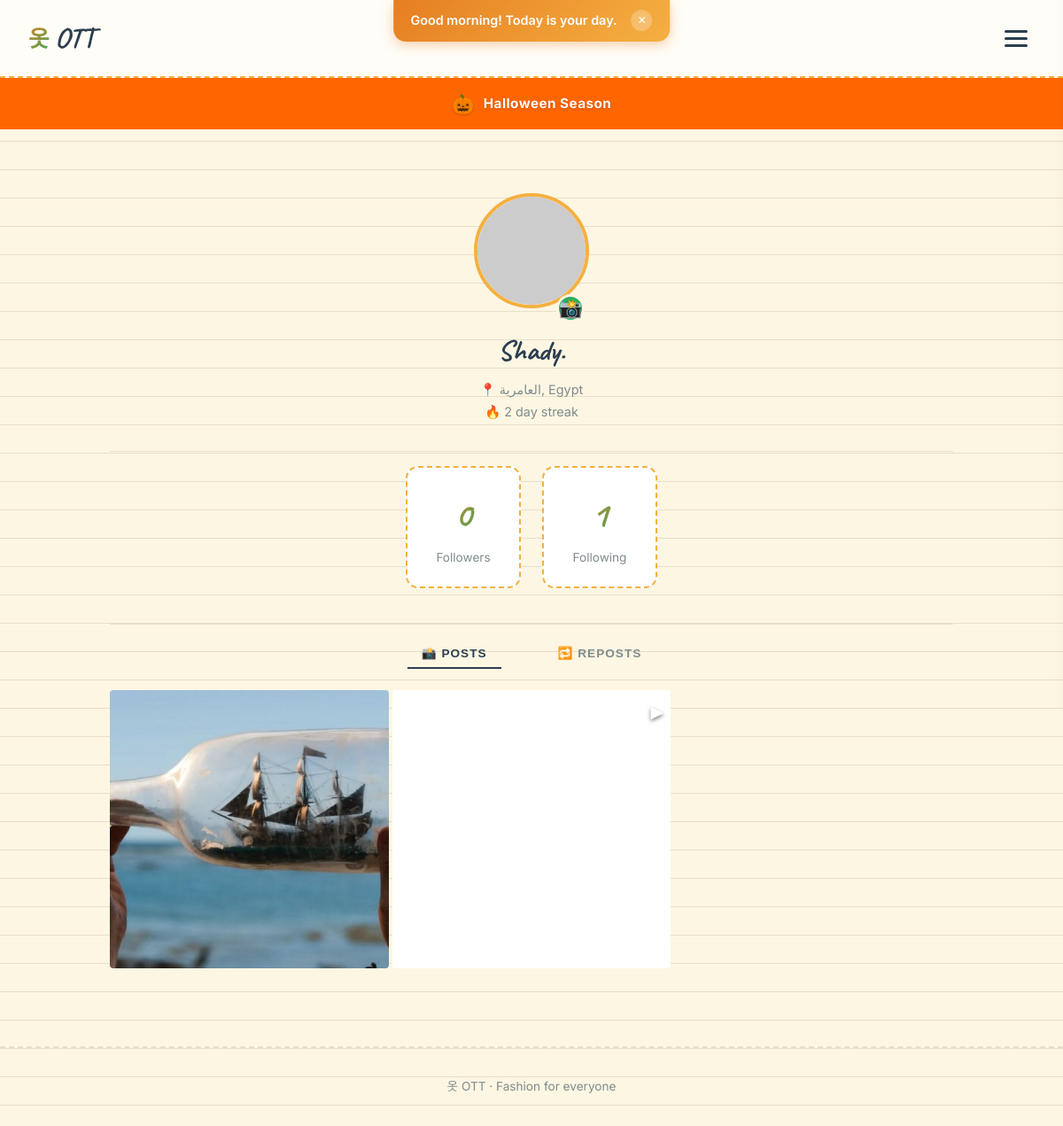
Page /u/Shady. on the committed database.
### tables this page shows
CREATE TABLE users (
    id INTEGER PRIMARY KEY AUTOINCREMENT,
    username TEXT UNIQUE NOT NULL,
    email TEXT UNIQUE NOT NULL,
    hash TEXT NOT NULL,
    city TEXT,
    country TEXT,
    created_at TIMESTAMP DEFAULT CURRENT_TIMESTAMP
, avatar_path TEXT DEFAULT '', bio TEXT DEFAULT '', avatar_emoji TEXT DEFAULT '', avatar_type TEXT DEFAULT 'seasonal', avatar_style TEXT DEFAULT 'thumbs', streak INTEGER DEFAULT 1, last_active DATE, achievements TEXT DEFAULT '', is_private INTEGER DEFAULT 0);

CREATE TABLE posts (
    id INTEGER PRIMARY KEY AUTOINCREMENT,
    user_id INTEGER NOT NULL,
    media_path TEXT,
    media_type TEXT DEFAULT 'image',
    note TEXT,
    is_public INTEGER DEFAULT 1,
    created_at TIMESTAMP DEFAULT CURRENT_TIMESTAMP
, is_story INTEGER DEFAULT 0, expires_at TIMESTAMP, duration_hours INTEGER DEFAULT 24);

### app.py (the view)
@app.route("/u/<username>")
def public_profile(username):
    user_rows = db.execute("SELECT id, username, city, country, avatar_path, avatar_emoji, avatar_type, streak, created_at FROM users WHERE username = ?", username)
    if not user_rows:
        return apology("User not found", 404)
    profile_user = dict(user_rows[0])
    uid = profile_user["id"]
    current_uid = session.get("user_id")
    if current_uid:
        blocked = db.execute("SELECT id FROM blocks WHERE (blocker_id = ? AND blocked_id = ?) OR (blocker_id = ? AND blocked_id = ?)",
                             current_uid, uid, uid, current_uid)
        if blocked:
            return apology("This user is not available", 403)
    is_own_profile = (current_uid == uid)
    stats = {
        "followers": db.execute("SELECT COUNT(*) AS c FROM follows WHERE following_id = ?", uid)[0]["c"],
        "following": db.execute("SELECT COUNT(*) AS c FROM follows WHERE follower_id = ?", uid)[0]["c"],
    }
    is_following = False
    if current_uid and current_uid != uid:
        r = db.execute("SELECT id FROM follows WHERE follower_id = ? AND following_id = ?", current_uid, uid)
        is_following = len(r) > 0
    is_private = profile_user.get("is_private", 0) == 1 if "is_private" in profile_user else False
    is_following = False
    if current_uid and current_uid != uid:
        r = db.execute("SELECT id FROM follows WHERE follower_id = ? AND following_id = ?", current_uid, uid)
        is_following = len(r) > 0
    can_view_content = (not is_private) or is_own_profile or is_following
    if can_view_content:
        posts = db.execute("""
            SELECT p.* FROM posts p
            WHERE p.user_id = ? AND p.is_public = 1
            ORDER BY p.created_at DESC LIMIT 30
        """, uid)
        reposts = []
        try:
            reposts = db.execute("""
                SELECT p.*, u.username AS original_author, r.created_at AS reposted_at
                FROM reposts r
                JOIN posts p ON r.post_id = p.id
                JOIN users u ON p.user_id = u.id
                WHERE r.user_id = ?
                ORDER BY r.created_at DESC LIMIT 20
            """, uid)
        except Exception:
            pass
    else:
        posts = []
        reposts = []
    reposts = []
    try:
        reposts = db.execute("""
            SELECT p.*, u.username AS original_author, r.created_at AS reposted_at
            FROM reposts r
            JOIN posts p ON r.post_id = p.id
            JOIN users u ON p.user_id = u.id
            WHERE r.user_id = ?
            ORDER BY r.created_at DESC LIMIT 20
        """, uid)
    except Exception:
        pass
    try:
        active_stories = db.execute("""
            SELECT id FROM posts
            WHERE user_id = ? AND is_story = 1
              AND (expires_at IS NULL OR expires_at > datetime('now'))
            ORDER BY created_at DESC LIMIT 1
        """, uid)
        has_active_story = len(active_stories) > 0
        active_story_id = active_stories[0]["id"] if active_stories else None
    except Exception:
        has_active_story = False
        active_story_id = None
    return render_template("public_profile.html",
        profile_user=profile_user,
        stats=stats,
        is_following=is_following,
        posts=posts,
        reposts=reposts,
        current_uid=current_uid,
        is_own_profile=is_own_profile,
        has_active_story=has_active_story,
        active_story_id=active_story_id,
        is_private=is_private,
        can_view_content=can_view_content,
    )

### app.py (called while the page is built)
@app.context_processor
def inject_globals():
    from translations import get_text
    lang = session.get("lang", "en")
    season_name, season_emoji, season_color = get_seasonal_theme()
    return {
        "lang": lang,
        "t": lambda key: get_text(key, lang),
        "season_name": season_name,
        "season_emoji": season_emoji,
        "season_color": season_color,
    }

### helpers.py (called while the page is built)
def get_seasonal_theme():
    from datetime import datetime
    month = datetime.now().month
    themes = {
        1:  ("Winter Cozy", "❄️", "#87CEEB"),
        2:  ("Valentine",   "💕", "#FF69B4"),
        3:  ("Spring",      "🌸", "#FFB6C1"),
        4:  ("Spring",      "🌸", "#FFB6C1"),
        5:  ("Summer",      "☀️", "#FFD700"),
        6:  ("Summer",      "☀️", "#FFD700"),
        7:  ("Summer Vibes", "🏖️", "#00CED1"),
        8:  ("Late Summer", "🌊", "#20B2AA"),
        9:  ("Pre-Fall",    "🍃", "#DAA520"),
        10: ("Halloween",   "🎃", "#FF6600"),
        11: ("Autumn",      "🍂", "#8B4513"),
        12: ("Christmas",   "🎄", "#DC143C"),
    }
    return themes.get(month, ("Default", "✨", "#E67E22"))

### translations.py (called while the page is built)
def get_text(key, lang="en"):
    return TRANSLATIONS.get(lang, TRANSLATIONS["en"]).get(key, key)

### templates/public_profile.html (shortened to what this page needs)
{% extends "layout.html" %}
{% block main %}
<div class="public-profile-header">
    <div class="avatar-wrapper">
        {% if profile_user.avatar_path %}
            <img src="{{ url_for('static', filename=profile_user.avatar_path) }}" class="public-profile-avatar">
        {% elif profile_user.avatar_emoji %}
            <div class="public-profile-emoji">{{ profile_user.avatar_emoji }}</div>
        {% else %}
            <img src="https://api.dicebear.com/7.x/thumbs/svg?seed={{ profile_user.username }}&backgroundColor=f5b041,e67e22,27ae60,1e8449" class="public-profile-avatar">
        {% endif %}
        {% if has_active_story %}
            <span class="add-story-btn" style="background: var(--green);" title="Has story">📸</span>
        {% endif %}
    </div>
    <h1 class="public-profile-name">{{ profile_user.username }}</h1>
    {% if profile_user.city or profile_user.country %}
        <p class="muted">📍 {{ profile_user.city }}{% if profile_user.city and profile_user.country %}, {% endif %}{{ profile_user.country }}</p>
    {% endif %}
    <p class="muted">🔥 {{ profile_user.streak or 1 }} day streak</p>
</div>
<div class="stats" style="margin-top: 1rem;">
    <a href="/u/{{ profile_user.username }}/followers" class="stat" style="text-decoration:none;">
        <span>{{ stats.followers }}</span><small>Followers</small>
    </a>
    <a href="/u/{{ profile_user.username }}/following" class="stat" style="text-decoration:none;">
        <span>{{ stats.following }}</span><small>Following</small>
    </a>
</div>
<div class="insta-tabs">
    <button class="insta-tab active" onclick="showTab('posts')">📸 Posts</button>
    <button class="insta-tab" onclick="showTab('reposts')">🔁 Reposts</button>
</div>
<div id="tab-posts" class="insta-grid">
    {% for p in posts %}
    <a href="/p/{{ p.id }}" class="insta-tile">
        {% if p.media_type == 'video' %}
            <video src="{{ url_for('static', filename=p.media_path) }}" muted></video>
            <span class="insta-video-icon">▶</span>
        {% else %}
            <img src="{{ url_for('static', filename=p.media_path) }}" alt="">
        {% endif %}
    </a>
    {% endfor %}
</div>
{% endblock %}

### rows in the picture
users: username "Shady.", city "العامرية", country "Egypt", streak "2"
posts: media_path (picture)

### other values in the picture
{{ season_emoji }} "🎃"
{{ season_name }} "Halloween"
